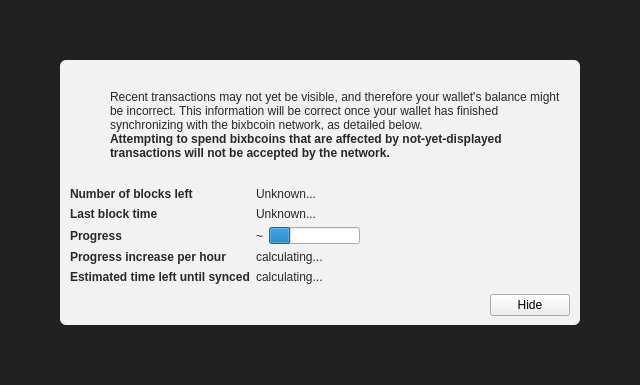
<?xml version="1.0" encoding="UTF-8"?>
<ui version="4.0">
 <class>ModalOverlay</class>
 <widget class="ModalOverlay" name="ModalOverlay">
  <property name="geometry">
   <rect>
    <x>0</x>
    <y>0</y>
    <width>640</width>
    <height>385</height>
   </rect>
  </property>
  <property name="windowTitle">
   <string>Form</string>
  </property>
  <layout class="QVBoxLayout" name="verticalLayout" stretch="0">
   <property name="sizeConstraint">
    <enum>QLayout::SetDefaultConstraint</enum>
   </property>
   <property name="leftMargin">
    <number>0</number>
   </property>
   <property name="topMargin">
    <number>0</number>
   </property>
   <property name="rightMargin">
    <number>0</number>
   </property>
   <property name="bottomMargin">
    <number>0</number>
   </property>
   <item>
    <widget class="QWidget" name="bgWidget" native="true">
     <property name="styleSheet">
      <string notr="true">#bgWidget { background: rgba(0,0,0,220); }</string>
     </property>
     <layout class="QVBoxLayout" name="verticalLayoutMain" stretch="1">
      <property name="leftMargin">
       <number>60</number>
      </property>
      <property name="topMargin">
       <number>60</number>
      </property>
      <property name="rightMargin">
       <number>60</number>
      </property>
      <property name="bottomMargin">
       <number>60</number>
      </property>
      <item>
       <widget class="QWidget" name="contentWidget" native="true">
        <property name="styleSheet">
         <string notr="true">#contentWidget { background: rgba(255,255,255,240); border-radius: 6px; }

QLabel { color: rgb(40,40,40);  }</string>
        </property>
        <layout class="QVBoxLayout" name="verticalLayoutSub" stretch="1,0,0,0">
         <property name="spacing">
          <number>0</number>
         </property>
         <property name="leftMargin">
          <number>10</number>
         </property>
         <property name="topMargin">
          <number>10</number>
         </property>
         <property name="rightMargin">
          <number>10</number>
         </property>
         <property name="bottomMargin">
          <number>10</number>
         </property>
         <item>
          <layout class="QHBoxLayout" name="horizontalLayoutIconText" stretch="0,1">
           <property name="topMargin">
            <number>20</number>
           </property>
           <item>
            <layout class="QVBoxLayout" name="verticalLayoutIcon">
             <property name="leftMargin">
              <number>0</number>
             </property>
             <item>
              <widget class="QPushButton" name="warningIcon">
               <property name="enabled">
                <bool>false</bool>
               </property>
               <property name="text">
                <string/>
               </property>
               <property name="icon">
                <iconset>
                 <normaloff>:/icons/warning</normaloff>
                 <disabledoff>:/icons/warning</disabledoff>:/icons/warning</iconset>
               </property>
               <property name="iconSize">
                <size>
                 <width>48</width>
                 <height>48</height>
                </size>
               </property>
               <property name="flat">
                <bool>true</bool>
               </property>
              </widget>
             </item>
             <item>
              <spacer name="verticalSpacerWarningIcon">
               <property name="orientation">
                <enum>Qt::Vertical</enum>
               </property>
               <property name="sizeHint" stdset="0">
                <size>
                 <width>20</width>
                 <height>40</height>
                </size>
               </property>
              </spacer>
             </item>
            </layout>
           </item>
           <item>
            <layout class="QVBoxLayout" name="verticalLayoutInfoText">
             <property name="leftMargin">
              <number>0</number>
             </property>
             <property name="topMargin">
              <number>0</number>
             </property>
             <item>
              <widget class="QLabel" name="infoText">
               <property name="text">
                <string>Recent transactions may not yet be visible, and therefore your wallet's balance might be incorrect. This information will be correct once your wallet has finished synchronizing with the bixbcoin network, as detailed below.</string>
               </property>
               <property name="textFormat">
                <enum>Qt::RichText</enum>
               </property>
               <property name="wordWrap">
                <bool>true</bool>
               </property>
              </widget>
             </item>
             <item>
              <widget class="QLabel" name="infoTextStrong">
               <property name="font">
                <font>
                 <weight>75</weight>
                 <bold>true</bold>
                </font>
               </property>
               <property name="text">
                <string>Attempting to spend bixbcoins that are affected by not-yet-displayed transactions will not be accepted by the network.</string>
               </property>
               <property name="textFormat">
                <enum>Qt::RichText</enum>
               </property>
               <property name="wordWrap">
                <bool>true</bool>
               </property>
              </widget>
             </item>
             <item>
              <spacer name="verticalSpacerInTextSpace">
               <property name="orientation">
                <enum>Qt::Vertical</enum>
               </property>
               <property name="sizeHint" stdset="0">
                <size>
                 <width>20</width>
                 <height>40</height>
                </size>
               </property>
              </spacer>
             </item>
            </layout>
           </item>
          </layout>
         </item>
         <item>
          <spacer name="verticalSpacerAfterText">
           <property name="orientation">
            <enum>Qt::Vertical</enum>
           </property>
           <property name="sizeHint" stdset="0">
            <size>
             <width>20</width>
             <height>40</height>
            </size>
           </property>
          </spacer>
         </item>
         <item>
          <layout class="QFormLayout" name="formLayout">
           <property name="fieldGrowthPolicy">
            <enum>QFormLayout::FieldsStayAtSizeHint</enum>
           </property>
           <property name="horizontalSpacing">
            <number>6</number>
           </property>
           <property name="verticalSpacing">
            <number>6</number>
           </property>
           <property name="topMargin">
            <number>10</number>
           </property>
           <item row="0" column="0">
            <widget class="QLabel" name="labelNumberOfBlocksLeft">
             <property name="font">
              <font>
               <weight>75</weight>
               <bold>true</bold>
              </font>
             </property>
             <property name="text">
              <string>Number of blocks left</string>
             </property>
            </widget>
           </item>
           <item row="0" column="1">
            <widget class="QLabel" name="numberOfBlocksLeft">
             <property name="text">
              <string>Unknown...</string>
             </property>
            </widget>
           </item>
           <item row="1" column="0">
            <widget class="QLabel" name="labelLastBlockTime">
             <property name="font">
              <font>
               <weight>75</weight>
               <bold>true</bold>
              </font>
             </property>
             <property name="text">
              <string>Last block time</string>
             </property>
            </widget>
           </item>
           <item row="1" column="1">
            <widget class="QLabel" name="newestBlockDate">
             <property name="sizePolicy">
              <sizepolicy hsizetype="Maximum" vsizetype="Preferred">
               <horstretch>0</horstretch>
               <verstretch>0</verstretch>
              </sizepolicy>
             </property>
             <property name="text">
              <string>Unknown...</string>
             </property>
            </widget>
           </item>
           <item row="2" column="0">
            <widget class="QLabel" name="labelSyncDone">
             <property name="font">
              <font>
               <weight>75</weight>
               <bold>true</bold>
              </font>
             </property>
             <property name="text">
              <string>Progress</string>
             </property>
            </widget>
           </item>
           <item row="2" column="1">
            <layout class="QHBoxLayout" name="horizontalLayoutSync" stretch="0,1">
             <item>
              <widget class="QLabel" name="percentageProgress">
               <property name="text">
                <string notr="true">~</string>
               </property>
              </widget>
             </item>
             <item>
              <widget class="QProgressBar" name="progressBar">
               <property name="value">
                <number>24</number>
               </property>
               <property name="format">
                <string/>
               </property>
              </widget>
             </item>
            </layout>
           </item>
           <item row="4" column="0">
            <widget class="QLabel" name="labelProgressIncrease">
             <property name="font">
              <font>
               <weight>75</weight>
               <bold>true</bold>
              </font>
             </property>
             <property name="text">
              <string>Progress increase per hour</string>
             </property>
            </widget>
           </item>
           <item row="4" column="1">
            <widget class="QLabel" name="progressIncreasePerH">
             <property name="text">
              <string>calculating...</string>
             </property>
            </widget>
           </item>
           <item row="5" column="0">
            <widget class="QLabel" name="labelEstimatedTimeLeft">
             <property name="font">
              <font>
               <weight>75</weight>
               <bold>true</bold>
              </font>
             </property>
             <property name="text">
              <string>Estimated time left until synced</string>
             </property>
            </widget>
           </item>
           <item row="5" column="1">
            <widget class="QLabel" name="expectedTimeLeft">
             <property name="text">
              <string>calculating...</string>
             </property>
            </widget>
           </item>
          </layout>
         </item>
         <item>
          <layout class="QHBoxLayout" name="horizontalLayoutButtons">
           <property name="leftMargin">
            <number>10</number>
           </property>
           <property name="topMargin">
            <number>10</number>
           </property>
           <item>
            <spacer name="horizontalSpacer">
             <property name="orientation">
              <enum>Qt::Horizontal</enum>
             </property>
             <property name="sizeHint" stdset="0">
              <size>
               <width>40</width>
               <height>20</height>
              </size>
             </property>
            </spacer>
           </item>
           <item>
            <widget class="QPushButton" name="closeButton">
             <property name="text">
              <string>Hide</string>
             </property>
            </widget>
           </item>
          </layout>
         </item>
        </layout>
       </widget>
      </item>
     </layout>
    </widget>
   </item>
  </layout>
 </widget>
 <customwidgets>
  <customwidget>
   <class>ModalOverlay</class>
   <extends>QWidget</extends>
   <header>modaloverlay.h</header>
   <container>1</container>
  </customwidget>
 </customwidgets>
 <resources/>
 <connections/>
</ui>
